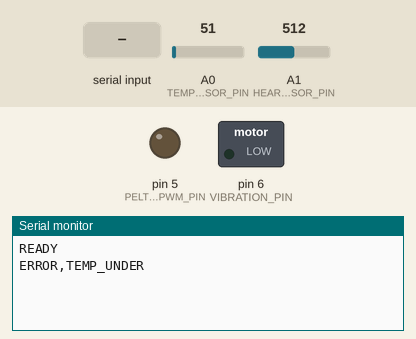
Bench run of a program on a simulated Arduino Uno, built with avr-gcc and run on an emulated ATmega328P. Shown: switched loads named in the program (green lamp = pin HIGH), output pins drawn as LEDs (lit = HIGH), the last lines printed to the serial monitor. The test bench sets the inputs (shaded band); at power-on: A0 (TEMP_SENSOR_PIN) = 51, A1 (HEART_SENSOR_PIN) = 512.

Above: at 1.2 s.
1.3 s: "SET,1\n" received over Serial
At 2.1 s:
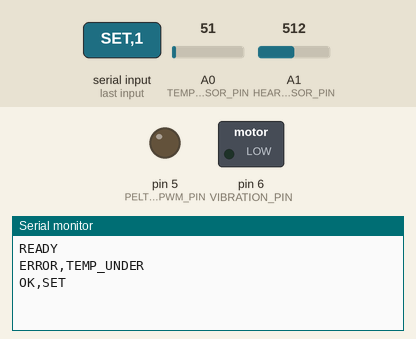
6.5 s: "START,1\n" received over Serial
At 7.2 s:
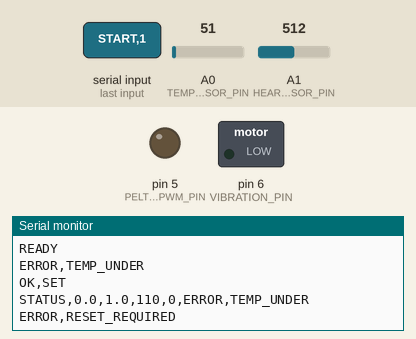
8.0 s: "SET_TARGET\n" received over Serial
At 8.4 s:
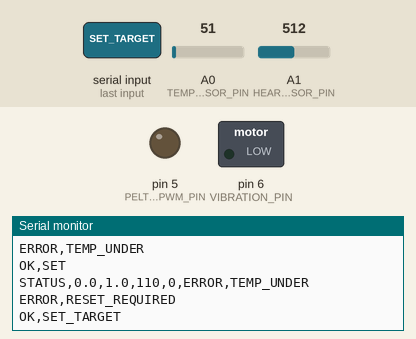

Measured:
- after the input at 1.3 s, the serial monitor: prints a new line at once (image 1)
- after the input at 6.5 s, the serial monitor: prints a new line at once (image 2)
- after the input at 8.0 s, the serial monitor: prints a new line at once (image 3)

The program:

main.cpp
```cpp
#include <Arduino.h>

/*
  Cooling-only Peltier temperature controller

  PC -> Arduino commands:
    SET,targetTemp,minTemp,maxTemp
    START
    STOP
    SET_TARGET,targetTemp
    VIB_ON
    VIB_OFF
    RESET

  Arduino -> PC messages:
    READY
    STATUS,currentTemp,targetTemp,heartRate,pwmValue,state,error
    ERROR,TEMP_OVER
    ERROR,TEMP_UNDER
*/

const int TEMP_SENSOR_PIN = A0;
const int HEART_SENSOR_PIN = A1;
const int PELTIER_PWM_PIN = 5;
const int VIBRATION_PIN = 6;

// Temperature sensor calibration points.
// analogRead(A0) == 364.80 means 10.0 C.
// analogRead(A0) == 647.65 means 40.0 C.
const float TEMP_RAW_AT_10C = 364.80;
const float TEMP_RAW_AT_40C = 647.65;
const float TEMP_CAL_LOW_C = 10.0;
const float TEMP_CAL_HIGH_C = 40.0;

const unsigned long SERIAL_BAUD_RATE = 115200;
const unsigned long CONTROL_INTERVAL_MS = 500;
const unsigned long STATUS_INTERVAL_MS = 5000;

// Cooling starts only when temperature is clearly above target.
const float COOLING_START_BAND_C = 0.2;

// Initial safety values. PC can overwrite them with SET.
float targetTemp = 25.0;
float minTemp = 10.0;
float maxTemp = 37.0;

// Simple PID gains. Tune these after real sensor and Peltier behavior are known.
float Kp = 35.0;
float Ki = 0.4;
float Kd = 20.0;

float integral = 0.0;
float previousError = 0.0;

int pwmValue = 0;
bool vibrationOn = false;
bool settingsReceived = false;
bool coolingActive = false;

unsigned long lastControlMs = 0;
unsigned long lastStatusMs = 0;

String serialLine = "";

enum ControllerState {
  WAIT,
  RUNNING,
  STOPPED,
  ERROR_STATE
};

enum ErrorCode {
  ERROR_NONE,
  TEMP_UNDER,
  TEMP_OVER
};

ControllerState state = WAIT;
ErrorCode errorCode = ERROR_NONE;

const char *stateToString(ControllerState s) {
  switch (s) {
    case WAIT:
      return "WAIT";
    case RUNNING:
      return "RUNNING";
    case STOPPED:
      return "STOPPED";
    case ERROR_STATE:
      return "ERROR";
  }
  return "UNKNOWN";
}

const char *errorToString(ErrorCode e) {
  switch (e) {
    case ERROR_NONE:
      return "NONE";
    case TEMP_UNDER:
      return "TEMP_UNDER";
    case TEMP_OVER:
      return "TEMP_OVER";
  }
  return "UNKNOWN";
}

float mapFloat(float x, float inMin, float inMax, float outMin, float outMax) {
  return (x - inMin) * (outMax - outMin) / (inMax - inMin) + outMin;
}

float clampFloat(float value, float low, float high) {
  if (value < low) {
    return low;
  }
  if (value > high) {
    return high;
  }
  return value;
}

int clampInt(int value, int low, int high) {
  if (value < low) {
    return low;
  }
  if (value > high) {
    return high;
  }
  return value;
}

// Temporary temperature conversion.
// Replace only this function after the real temperature sensor is chosen.
float readTemperature() {
  int raw = analogRead(TEMP_SENSOR_PIN);
  float tempC = mapFloat((float)raw, TEMP_RAW_AT_10C, TEMP_RAW_AT_40C,
                         TEMP_CAL_LOW_C, TEMP_CAL_HIGH_C);

  // Keep impossible spike values from causing unstable control.
  return clampFloat(tempC, 0.0, 60.0);
}

// Temporary heart-rate conversion.
// Replace only this function after the real heart-rate sensor is chosen.
int readHeartRate() {
  int raw = analogRead(HEART_SENSOR_PIN);
  int bpm = (int)mapFloat((float)raw, 0.0, 1023.0, 40.0, 180.0);
  return clampInt(bpm, 40, 180);
}

void setPeltierPwm(int value) {
  pwmValue = clampInt(value, 0, 255);
  analogWrite(PELTIER_PWM_PIN, pwmValue);
}

void setVibration(bool on) {
  vibrationOn = on;
  digitalWrite(VIBRATION_PIN, on ? HIGH : LOW);
}

void resetPid() {
  integral = 0.0;
  previousError = 0.0;
  coolingActive = false;
}

void stopOutputs() {
  setPeltierPwm(0);
  setVibration(false);
  resetPid();
}

void sendError(ErrorCode code) {
  Serial.print("ERROR,");
  Serial.println(errorToString(code));
}

void enterError(ErrorCode code) {
  stopOutputs();
  state = ERROR_STATE;
  errorCode = code;
  sendError(code);
}

void sendStatus() {
  float currentTemp = readTemperature();
  int heartRate = readHeartRate();

  Serial.print("STATUS,");
  Serial.print(currentTemp, 1);
  Serial.print(",");
  Serial.print(targetTemp, 1);
  Serial.print(",");
  Serial.print(heartRate);
  Serial.print(",");
  Serial.print(pwmValue);
  Serial.print(",");
  Serial.print(stateToString(state));
  Serial.print(",");
  Serial.println(errorToString(errorCode));
}

void checkSafety() {
  if (state == ERROR_STATE) {
    return;
  }

  float currentTemp = readTemperature();

  if (currentTemp < minTemp) {
    enterError(TEMP_UNDER);
  } else if (currentTemp > maxTemp) {
    enterError(TEMP_OVER);
  }
}

void updatePidControl() {
  if (state != RUNNING) {
    return;
  }

  unsigned long now = millis();
  if (now - lastControlMs < CONTROL_INTERVAL_MS) {
    return;
  }

  float dt = (now - lastControlMs) / 1000.0;
  lastControlMs = now;

  float currentTemp = readTemperature();
  float coolingError = currentTemp - targetTemp;

  // Cooling-only logic:
  // If temperature is already at or below target, never heat. Stop cooling.
  if (currentTemp <= targetTemp) {
    setPeltierPwm(0);
    resetPid();
    return;
  }

  // Deadband prevents tiny ON/OFF switching near the target temperature.
  if (!coolingActive && currentTemp <= targetTemp + COOLING_START_BAND_C) {
    setPeltierPwm(0);
    resetPid();
    return;
  }

  coolingActive = true;

  integral += coolingError * dt;
  integral = clampFloat(integral, 0.0, 255.0 / max(Ki, 0.001));

  float derivative = 0.0;
  if (dt > 0.0) {
    derivative = (coolingError - previousError) / dt;
  }
  previousError = coolingError;

  float output = Kp * coolingError + Ki * integral + Kd * derivative;
  setPeltierPwm((int)clampFloat(output, 0.0, 255.0));
}

String getCsvField(String text, int index) {
  int start = 0;

  for (int i = 0; i < index; i++) {
    int comma = text.indexOf(',', start);
    if (comma < 0) {
      return "";
    }
    start = comma + 1;
  }

  int end = text.indexOf(',', start);
  if (end < 0) {
    end = text.length();
  }

  String field = text.substring(start, end);
  field.trim();
  return field;
}

void handleCommand(String command) {
  command.trim();
  if (command.length() == 0) {
    return;
  }

  String name = getCsvField(command, 0);

  if (name == "SET") {
    targetTemp = getCsvField(command, 1).toFloat();
    minTemp = getCsvField(command, 2).toFloat();
    maxTemp = getCsvField(command, 3).toFloat();
    settingsReceived = true;

    if (state != RUNNING && state != ERROR_STATE) {
      errorCode = ERROR_NONE;
      state = WAIT;
    }

    Serial.println("OK,SET");
  } else if (name == "START") {
    if (state != ERROR_STATE && settingsReceived) {
      errorCode = ERROR_NONE;
      resetPid();
      lastControlMs = millis();
      state = RUNNING;
      Serial.println("OK,START");
    } else if (!settingsReceived) {
      Serial.println("ERROR,NO_SETTINGS");
    } else {
      Serial.println("ERROR,RESET_REQUIRED");
    }
  } else if (name == "STOP") {
    if (state != ERROR_STATE) {
      stopOutputs();
      state = STOPPED;
      errorCode = ERROR_NONE;
      Serial.println("OK,STOP");
    }
  } else if (name == "SET_TARGET") {
    targetTemp = getCsvField(command, 1).toFloat();
    resetPid();
    Serial.println("OK,SET_TARGET");
  } else if (name == "VIB_ON") {
    if (state != ERROR_STATE) {
      setVibration(true);
      Serial.println("OK,VIB_ON");
    }
  } else if (name == "VIB_OFF") {
    setVibration(false);
    Serial.println("OK,VIB_OFF");
  } else if (name == "RESET") {
    stopOutputs();
    state = WAIT;
    errorCode = ERROR_NONE;
    Serial.println("OK,RESET");
  } else {
    Serial.print("ERROR,UNKNOWN_COMMAND,");
    Serial.println(command);
  }
}

void readSerialCommands() {
  while (Serial.available() > 0) {
    char c = (char)Serial.read();

    if (c == '\n' || c == '\r') {
      if (serialLine.length() > 0) {
        handleCommand(serialLine);
        serialLine = "";
      }
    } else {
      serialLine += c;

      // Prevent unlimited String growth if invalid data arrives.
      if (serialLine.length() > 80) {
        serialLine = "";
        Serial.println("ERROR,COMMAND_TOO_LONG");
      }
    }
  }
}

void setup() {
  pinMode(PELTIER_PWM_PIN, OUTPUT);
  pinMode(VIBRATION_PIN, OUTPUT);
  pinMode(TEMP_SENSOR_PIN, INPUT);
  pinMode(HEART_SENSOR_PIN, INPUT);

  stopOutputs();

  Serial.begin(SERIAL_BAUD_RATE);
  Serial.println("READY");
}

void loop() {
  readSerialCommands();
  checkSafety();
  updatePidControl();

  unsigned long now = millis();
  if (now - lastStatusMs >= STATUS_INTERVAL_MS) {
    lastStatusMs = now;
    sendStatus();
  }
}
```
